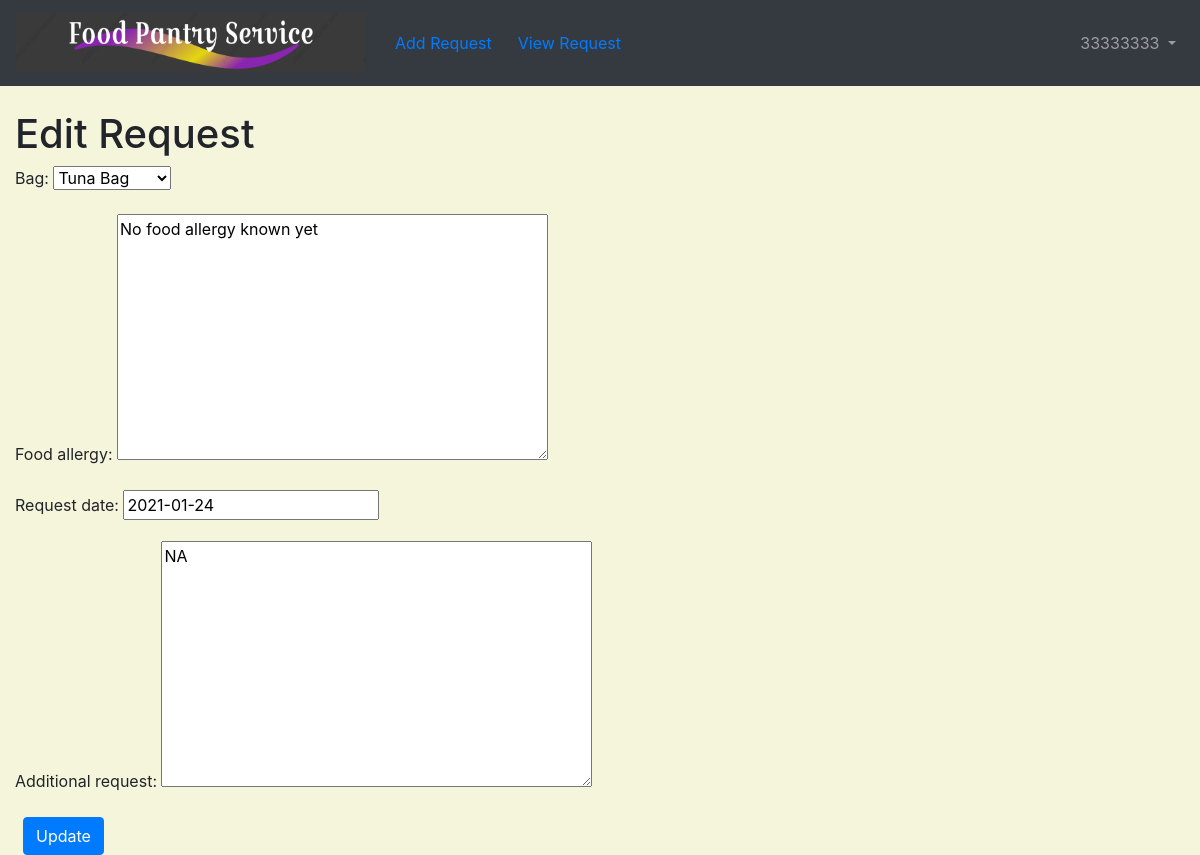
Screenshot of /request/req_edit/2/edit/ (signed in) with the database file from the repository.
### users/models.py (models this page shows)
class CustomUser(AbstractUser):
    email = models.EmailField(unique=True)
    address = models.CharField(max_length=50, default=' ')
    city = models.CharField(max_length=50, default=' ')
    state = models.CharField(max_length=50, default='NE')
    zipcode = models.CharField(max_length=10, default='00000')
    phone = models.CharField(max_length=20, default='(402)000-0000')
    username = models.CharField(max_length=10, unique=True, verbose_name='NUID', default='00000000')

### request/models.py (models this page shows, shortened)
class Request(models.Model):
    bag_type = (
        ('Chicken', 'Chicken Bag'),
        ('Tuna', 'Tuna Bag'),
        ('Veg', 'Veg Bag'),
    )
    approval_type = (
        ('New', 'New'),
        ('Ready', 'Ready'),
        ('Delivered', 'Delivered'),
    )
    username = models.ForeignKey(get_user_model(), on_delete=models.CASCADE, )
    food_allergy = models.TextField()
    request_date = models.DateField(default=timezone.now)
    additional_request = models.TextField()
    bag = models.CharField(max_length=20,
                           choices=bag_type,
                           default='Chicken')
    status = models.CharField(max_length=10,
                              choices=approval_type,
                              default='New')

### request/views.py (the view)
# urls.py: path('req_edit/<int:pk>/edit/', views.req_edit, name='req_edit'),
@login_required
def req_edit(request, pk):
    reqs = get_object_or_404(Request, pk=pk)
    if request.method == "POST":
        form = RequestForm(request.POST, instance=reqs)
        if form.is_valid():
            reqs = form.save()
            reqs.save()
            reqs = Request.objects.filter()
            return render(request, 'req_update_confirmation.html', {'form': form})
    else:
        form = RequestForm(instance=reqs)
    return render(request, 'req_edit.html', {'form': form})

### request/forms.py
class RequestForm(forms.ModelForm):
    class Meta:
        model = Request
        fields = ('bag', 'food_allergy', 'request_date', 'additional_request')

### templates/req_edit.html (shortened to what this page needs)
<!DOCTYPE html>
<html lang="en">
{% extends 'base.html' %}
{% block content %}
    <h1>Edit Request</h1>
    <form method="POST" class="product-form">{% csrf_token %}
        {{ form.as_p }}
        <button type="submit" class="save btn btn-primary ml-2">Update</button>
    </form>
{% endblock %}

### templates/base.html (shortened to what this page needs)
<!doctype html>
{% load static %}
<html lang="en">
<head>
    <link rel="stylesheet" href="https://stackpath.bootstrapcdn.com/bootstrap/4.1.3/css/bootstrap.min.css"
>
</head>
<body>
<body>
    <nav class="navbar navbar-expand-lg navbar-dark bg-dark mb-4">
       <a class="navbar-brand" href="{% url 'home' %}">
        <img height="60" width="350"  src="{% static "images/logo.PNG" %}" alt="Logo text"/> </a>
<div class="collapse navbar-collapse" id="navbarCollapse">
{% if user.is_authenticated %}
       <ul class="navbar-nav mr-auto">
            {% if user.is_superuser %}
          <li><a class="btn" href="{% url 'admin:index' %}">Admin Site</a>&nbsp</li>
                <li><a class="btn" href="{% url 'admin_req_list' %}">All Request</a>&nbsp</li>
                <li><a class="btn" href="{% url 'item_list' %}" role="button">View Inventory</a></li>
{% elif user.is_authenticated %}
                 <li><a class="btn" href="{% url 'req_new' %}" role="button">Add Request</a></li>
                <li><a class="btn" href="{% url 'req_list' %}" role="button">View Request</a></li>
                {% endif %}
        </ul>
            <ul class="navbar-nav ml-auto">
                <li class="nav-item">
                    <a class="nav-link dropdown-toggle" href="#" id="userMenu" \
                       data-toggle="dropdown" aria-haspopup="true" aria-expanded\
                               ="false">
                        {{ user.username }}
                    </a>
                </li>
            </ul>
    {% endif %}
</div>
</nav>
<div class="container-fluid">
    {% block content %}
    {% endblock content %}
</div>
</body>
</body>
</html>

### templates/base.html (style rules this page uses)
body { background-color: beige; }

### templates/req_edit.html (style rules this page uses)
body { background-color: beige; }

### rows the page displays
CustomUser: username "33333333"
Request: bag "Tuna Bag", food_allergy "No food allergy known yet", request_date "2021-01-24", additional_request "NA"
